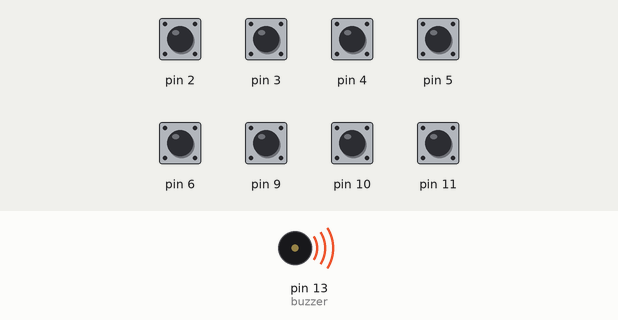
Bench run of a sketch on a simulated Arduino Uno, built with avr-gcc and run on an emulated ATmega328P. Parts: buzzer (waves = sounding). Inputs (shaded band) come from the test bench; at power-on: pin 2–6, pin 9–11 HIGH. What the sketch prints to the serial monitor is not drawn.

Above: at 0.1 s.
Timing chart, 0 to 1.6 s (numbered marks = the images above):
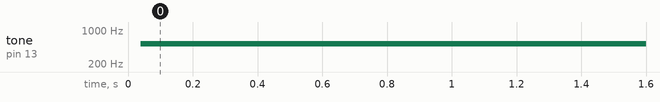

Measured:
- by itself, tone on pin 13 (buzzer): silent → 523 Hz at 0.04 s

The sketch:

Sense_of_Touch.ino
```cpp
#include <CapacitiveSensor.h>

CapacitiveSensor a = CapacitiveSensor(12,2);
CapacitiveSensor b = CapacitiveSensor(12,3);
CapacitiveSensor c = CapacitiveSensor(12,4);
CapacitiveSensor d = CapacitiveSensor(12,5);
CapacitiveSensor e = CapacitiveSensor(12,6);
CapacitiveSensor f = CapacitiveSensor(12,9);
CapacitiveSensor g = CapacitiveSensor(12,10);
CapacitiveSensor h = CapacitiveSensor(12,11);
int buzzer = 13;

void setup() {
  // put your setup code here, to run once:
  Serial.begin(9600);
  pinMode(buzzer,OUTPUT);
}

void loop() {
  // put your main code here, to run repeatedly:
  long SEN1 = a.capacitiveSensorRaw(30);
  long SEN2 = b.capacitiveSensorRaw(30);
  long SEN3 = c.capacitiveSensorRaw(30);
  long SEN4 = d.capacitiveSensorRaw(30);
  long SEN5 = e.capacitiveSensorRaw(30);
  long SEN6 = f.capacitiveSensorRaw(30);
  long SEN7 = g.capacitiveSensorRaw(30);
  long SEN8 = h.capacitiveSensorRaw(30);

Serial.println(SEN1);
delay(15);
  if (SEN1 > 10)
  {
    tone(13, 262, 100);
    }

  if (SEN2 > 10)
  {
    tone(13, 294, 100);
    }

  if (SEN3 > 10)
  {
    tone(13, 330, 100);
    }

  if (SEN4 > 10)
  {
    tone(13, 349, 100);
    }

  if (SEN5 > 10)
  {
    tone(13, 392, 100);
    }

  if (SEN6 > 10)
  {
    tone(13, 440, 100);
    }
  if (SEN7 > 10)
  {
    tone(13, 494, 100);
    }
  if (SEN8 > 10)
  {
    tone(13, 523, 100);
    }
}
```
